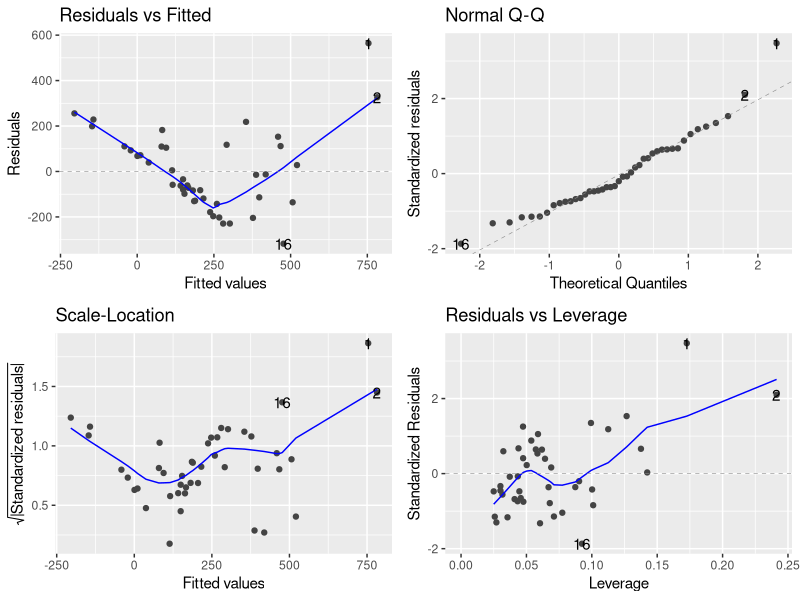
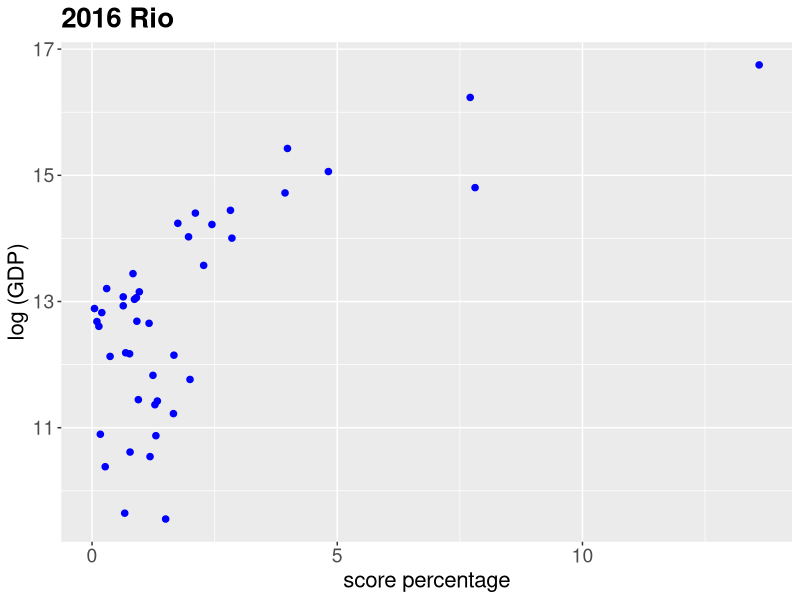
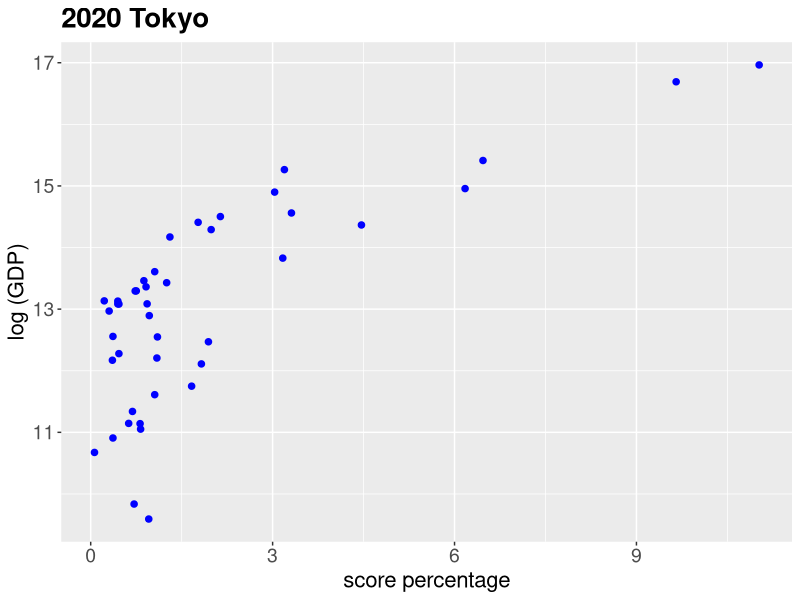
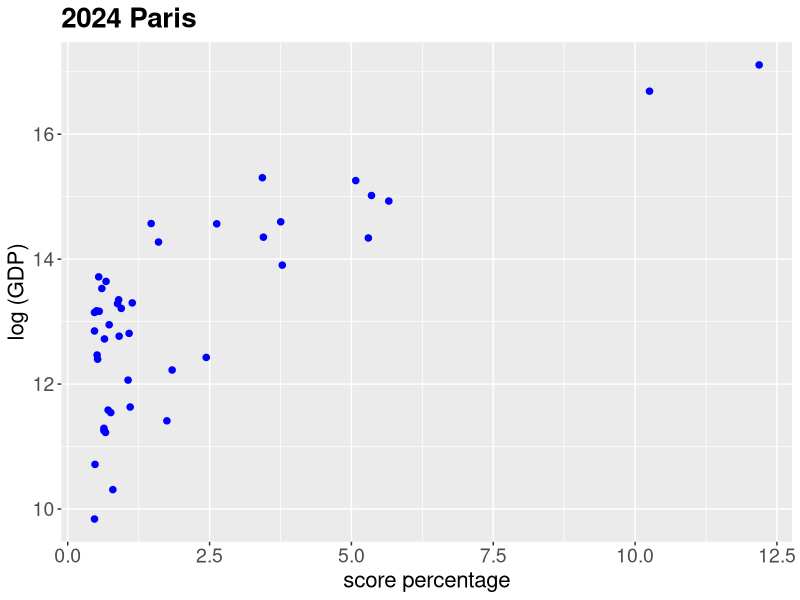
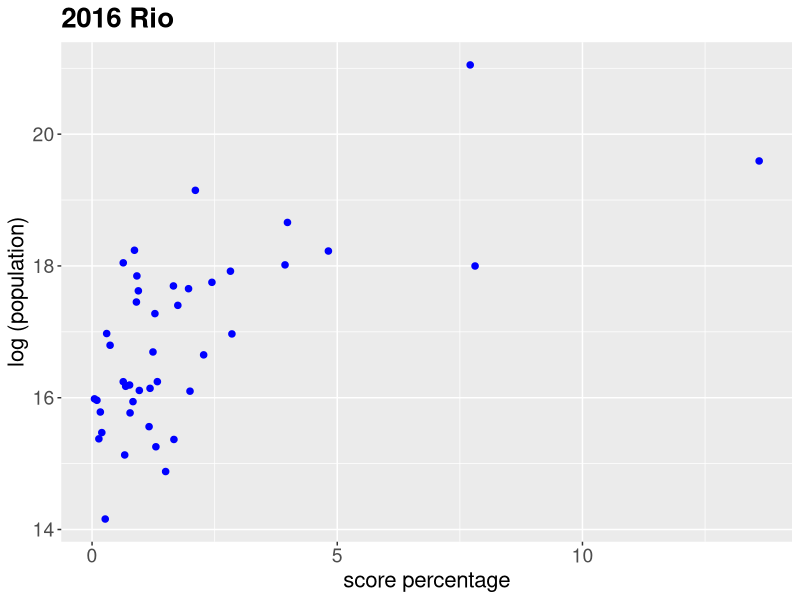
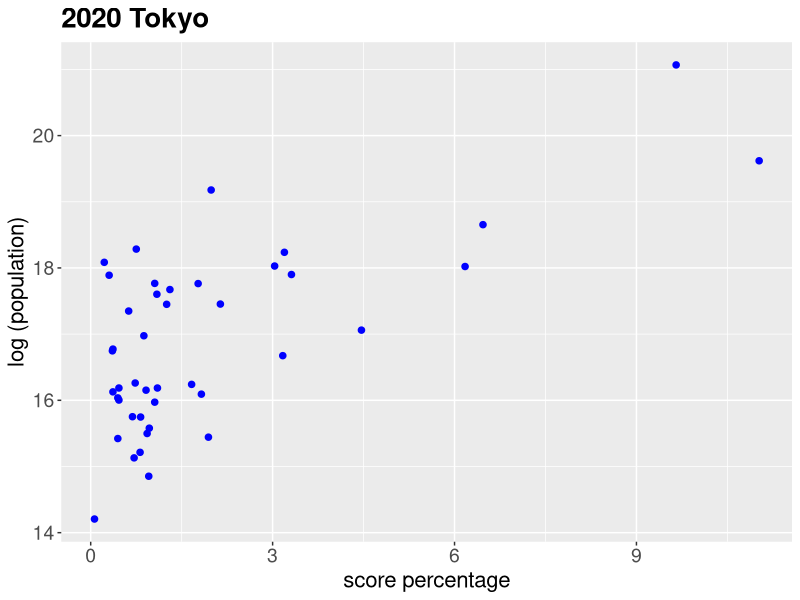
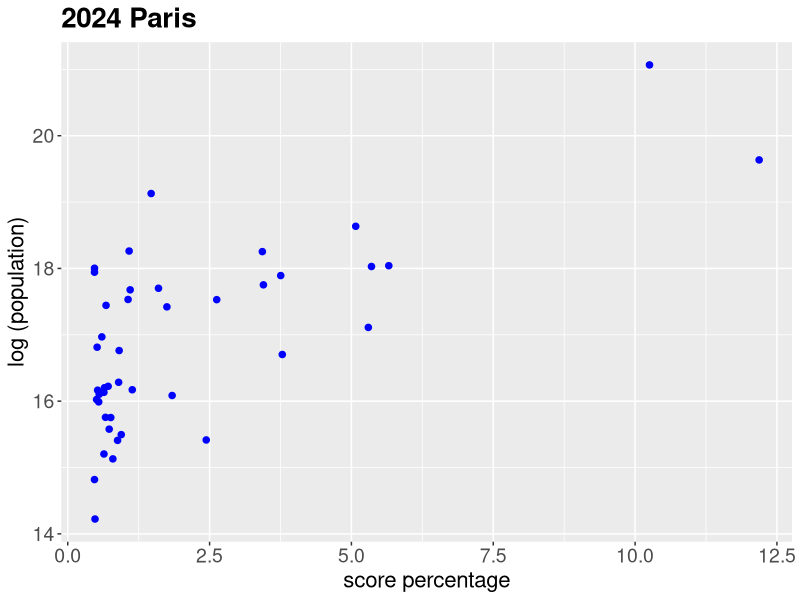

Here is the R script that generated these plots, in order:
library(ggplot2)
library(GGally)
library(spData)
library(plm)
library(spdep)
library(ape)
library(dplyr)
library(ggfortify)

#etAll <- data
etAll <- read.csv("Final Proj/data.csv")

etAll$score2016 <- 20 * etAll$gold2016 + 7 * etAll$silver2016 + 5 * etAll$bronze2016
etAll$score2020 <- 20 * etAll$gold2020 + 7 * etAll$silver2020 + 5 * etAll$bronze2020
etAll$score2024 <- 20 * etAll$gold2024 + 7 * etAll$silver2024 + 5 * etAll$bronze2024

total2024gold = 329
total2024silver = 330
total2024bronze = 385

total2020gold = 340
total2020silver = 338
total2020bronze = 402

total2016gold = 306
total2016silver = 307
total2016bronze = 359

total2024score <- 20 * total2024gold + 7 * total2024silver + 5 * total2024bronze
total2020score <- 20 * total2020gold + 7 * total2020silver + 5 * total2020bronze
total2016score <- 20 * total2016gold + 7 * total2016silver + 5 * total2016bronze

etAll$score2016percentage <- etAll$score2016 / total2016score * 100
etAll$score2020percentage <- etAll$score2020 / total2020score * 100
etAll$score2024percentage <- etAll$score2024 / total2024score * 100

p1 <- ggplot(data = etAll, aes(x = score2016percentage, y = log(GDP2016))) +
  geom_point(color = "blue", shape = 20, size = 3) +  
  ggtitle("2016 Rio") +
  xlab("score percentage") +
  ylab("log (GDP)") +
  theme(
    plot.title = element_text(size = 20, face = "bold"),  
    axis.title = element_text(size = 16),  
    axis.text = element_text(size = 14)    
  )
ggsave("images/2016score_gdp.png", plot = p1)

p2 <- ggplot(data = etAll, aes(x = score2020percentage, y = log(GDP2020))) +
  geom_point(color = "blue", shape = 20, size = 3) +  
  ggtitle("2020 Tokyo") +
  xlab("score percentage") +
  ylab("log (GDP)") +
  theme(
    plot.title = element_text(size = 20, face = "bold"),  
    axis.title = element_text(size = 16),  
    axis.text = element_text(size = 14)    
  )
ggsave("images/2020score_gdp.png", plot = p2)

p3 <- ggplot(data = etAll, aes(x = score2024percentage, y = log(GDP2024))) +
  geom_point(color = "blue", shape = 20, size = 3) +  
  ggtitle("2024 Paris") +
  xlab("score percentage") +
  ylab("log (GDP)") +
  theme(
    plot.title = element_text(size = 20, face = "bold"),  
    axis.title = element_text(size = 16),  
    axis.text = element_text(size = 14)    
  )
ggsave("images/2024score_gdp.png", plot = p3)

p4 <- ggplot(data = etAll, aes(x = score2016percentage, y = log(population2016))) +
  geom_point(color = "blue", shape = 20, size = 3) +  
  ggtitle("2016 Rio") +
  xlab("score percentage") +
  ylab("log (population)") +
  theme(
    plot.title = element_text(size = 20, face = "bold"),  
    axis.title = element_text(size = 16),  
    axis.text = element_text(size = 14)    
  )
ggsave("images/2016score_population.png", plot = p4)

p5 <- ggplot(data = etAll, aes(x = score2020percentage, y = log(population2020))) +
  geom_point(color = "blue", shape = 20, size = 3) +  
  ggtitle("2020 Tokyo") +
  xlab("score percentage") +
  ylab("log (population)") +
  theme(
    plot.title = element_text(size = 20, face = "bold"),  
    axis.title = element_text(size = 16),  
    axis.text = element_text(size = 14)    
  )
ggsave("images/2020score_population.png", plot = p5)

p6 <- ggplot(data = etAll, aes(x = score2024percentage, y = log(population2024))) +
  geom_point(color = "blue", shape = 20, size = 3) +  
  ggtitle("2024 Paris") +
  xlab("score percentage") +
  ylab("log (population)") +
  theme(
    plot.title = element_text(size = 20, face = "bold"),  
    axis.title = element_text(size = 16),  
    axis.text = element_text(size = 14)    
  )
ggsave("images/2024score_population.png", plot = p6)


model <- lm(score2024 ~ log(GDP2024) + log(population2024), data=etAll)
summary(model)

autoplot(model) #畫出模型診斷的圖
shapiro.test(model$residual) #殘差項常態性檢定
